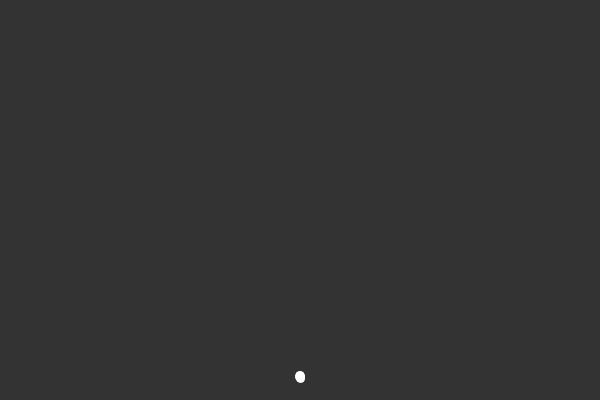
Frame 1 (no input)
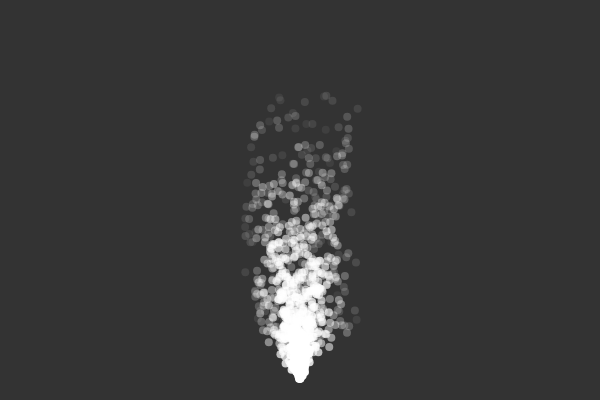
Frame 60 (no input)
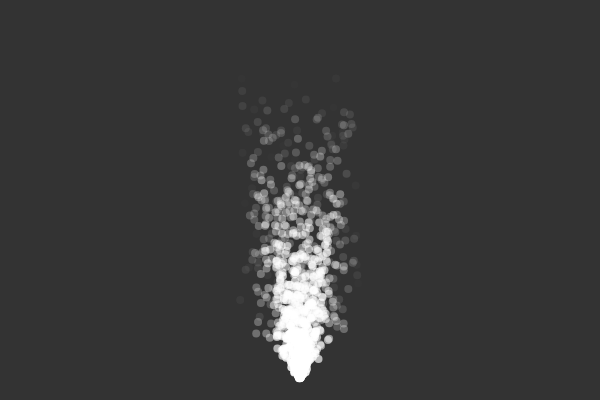
Frame 120 (the mouse pressed at the canvas centre since frame 60)

The p5.js sketch that drew these frames (run headless with seeded random() and noise() and a simulated clock; from frame 60 on, the mouse is pressed at the canvas centre):

// p5.js sketch
// ── sketch.js
let particules = [];

function setup() {
	createCanvas(600,400);
	let p = new Particule();
	particules.push(p);
}

function draw() {
	background(51);
	for (let x=0;x<15;x++) {
		particules.push(new Particule());
	}
	for(let i = particules.length-1;i>=0;i--) {
		particules[i].update();
		particules[i].show();
		if( particules[i].isFinished()) {
			particules.splice(i,1);
		}
	}

}



class Particule {

	constructor() {
		this.x = 300;
		this.y= 380;
		this.vx = random(-1,1);
		this.vy = random(-5,-1);
		this.alpha = 255;
	}

	isFinished() {
		return this.alpha <0;
	}
	update() {
		this.x += this.vx;
		this.y += this.vy;
		this.alpha -= 4;
	}

	show() {
		fill(255,this.alpha);
		noStroke();
		circle(this.x,this.y,8);
	}
}
